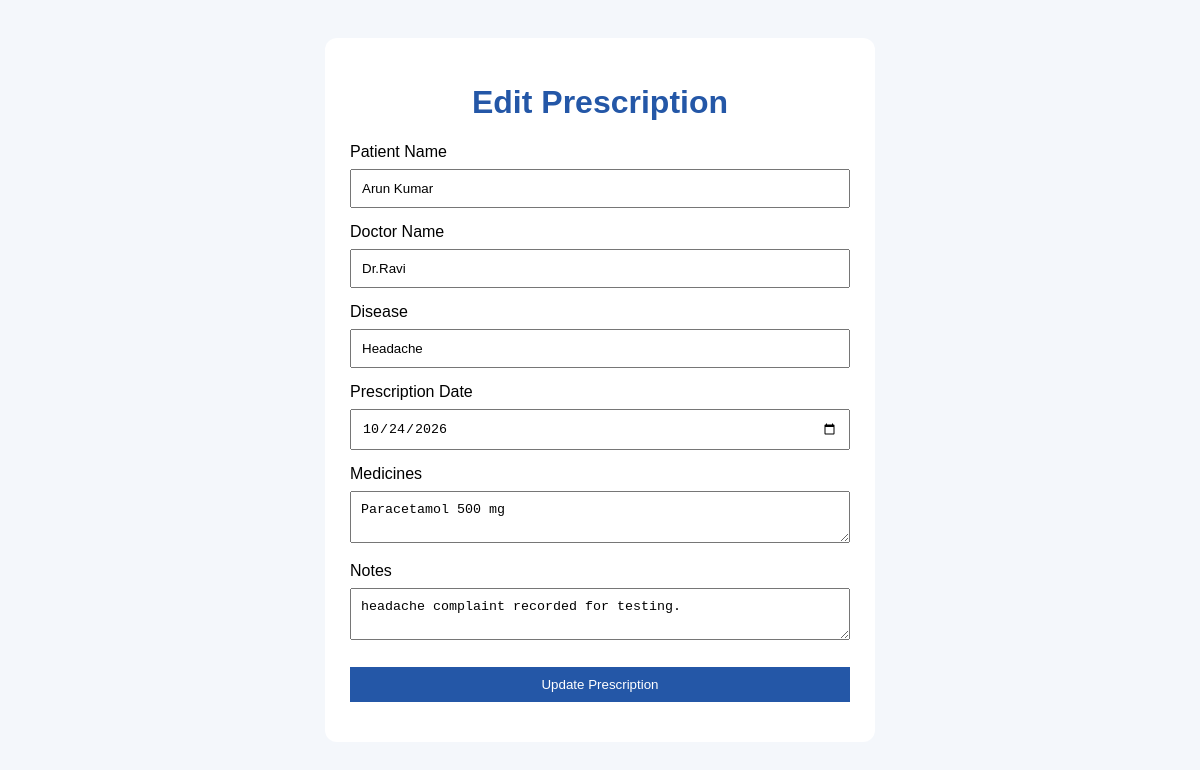
/edit/5/ (signed in), run on the app's committed database.
### prescriptions/models.py (models this page shows, shortened)
class Prescription(models.Model):
    patient_name = models.CharField(max_length=100)
    patient = models.ForeignKey(
    Patient,
    on_delete=models.CASCADE,
    null=True,
    blank=True
)
    doctor_name = models.CharField(max_length=100)
    disease = models.CharField(max_length=200)
    prescription_date = models.DateField()
    medicines = models.TextField()
    notes = models.TextField(blank=True)

### prescriptions/views.py (the view, shortened to what this page needs)
# urls.py: path('edit/<int:pk>/', views.edit_prescription, name='edit_prescription'),
@login_required(login_url='login')
def edit_prescription(request, pk):
    prescription = get_object_or_404(Prescription, pk=pk)
    return render(request, 'prescriptions/edit_prescription.html', {
        'prescription': prescription
    })

### prescriptions/templates/prescriptions/edit_prescription.html (shortened to what this page needs)
<!DOCTYPE html>
<html lang="en">
<head>
</head>
<body>
    <form method="POST">
        <h1>Edit Prescription</h1>
        <label>Patient Name</label>
        <input type="text" name="patient_name"
               value="{{ prescription.patient_name }}" required>
        <label>Doctor Name</label>
        <input type="text" name="doctor_name"
               value="{{ prescription.doctor_name }}" required>
        <label>Disease</label>
        <input type="text" name="disease"
               value="{{ prescription.disease }}" required>
        <label>Prescription Date</label>
        <input type="date" name="prescription_date"
               value="{{ prescription.prescription_date|date:'Y-m-d' }}" required>
        <label>Medicines</label>
        <textarea name="medicines" required>{{ prescription.medicines }}</textarea>
        <label>Notes</label>
        <textarea name="notes">{{ prescription.notes }}</textarea>
        <button type="submit">Update Prescription</button>
    </form>
</body>
</html>

### prescriptions/templates/prescriptions/edit_prescription.html (style rules this page uses)
body { font-family: Arial, sans-serif; background: #f4f7fb; padding: 30px; }
form { background: white; max-width: 500px; margin: auto; padding: 25px; border-radius: 12px; }
h1 { text-align: center; color: #2457a7; }
input, textarea, button { width: 100%; padding: 10px; margin: 8px 0 15px; box-sizing: border-box; }
button { background: #2457a7; color: white; border: none; cursor: pointer; }

### data on the page
Prescription: patient_name "Arun Kumar", doctor_name "Dr.Ravi", disease "Headache", prescription_date "10/24/2026", medicines "Paracetamol 500 mg", notes "headache complaint recorded for testing."
